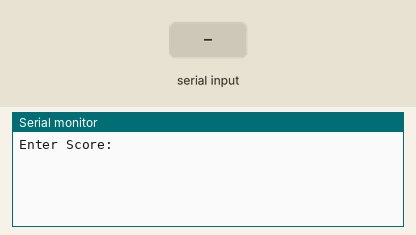
Simulated run of this sketch. Board: Arduino Uno, built with avr-gcc and run on an emulated ATmega328P. On the bench: the last lines printed to the serial monitor. The test bench sets the inputs (shaded band).

Above: at 1.2 s.
1.3 s: "90,45\n" received over Serial
At 2.1 s:
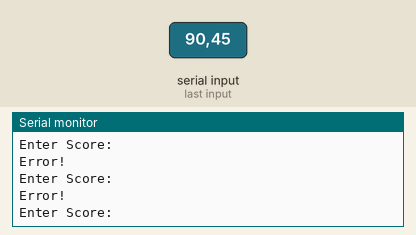
2.8 s: "1\n" received over Serial
At 3.6 s:
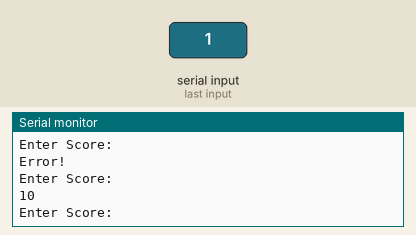

The sketch:

Problemoneswitch.ino
```cpp
void setup() {
  // put your setup code here, to run once:
  Serial.begin(9600);
}

void loop() {
  // put your main code here, to run repeatedly:

  Serial.println("Enter Score: ");
  while(!Serial.available()){}

  int score = Serial.parseInt();

  switch(score){
    case 1:
    case 2:
    case 3:
      score *= 10;
      Serial.println(score);
      break;

    case 4:
    case 5:
    case 6:
      score *= 100;
      Serial.println(score);
      break;

    case 7:
    case 8:
    case 9:
      score *= 1000;
      Serial.println(score);
      break;

    default:
      Serial.println("Error!");
  }
}
```

Measured:
- after the input at 1.3 s, the serial monitor: prints a new line at once (image 1)
- after the input at 2.8 s, the serial monitor: prints a new line at once (image 2)
